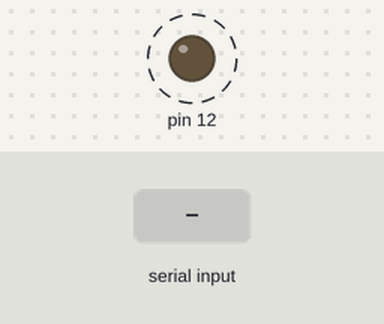
The sketch below on a simulated Arduino Uno, built with avr-gcc and run on an emulated ATmega328P. On the bench: output pins drawn as LEDs (lit = HIGH). Dashed ring = blinking. Inputs (shaded band) come from the test bench. What the sketch prints to the serial monitor is not drawn.

Above: at 1.2 s.
1.3 s: "md,1\n" received over Serial
4.3 s: "dw,1\n" received over Serial
7.3 s: "dr,150\n" received over Serial
Timing chart, 0 to 16.3 s (numbered marks = the images above; inputs shaded):
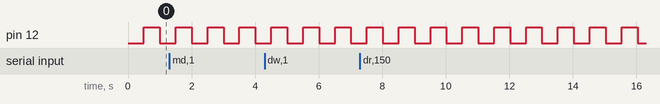

The sketch:

Komandir.ino
```cpp
#include "komandir.h"

String buffer;
String tokens[10];
int tokenCount;
COMMAND cmd;
unsigned int lastMillis = 0;

void setup() {
  Serial.begin(9600);
  pinMode(12, OUTPUT);
}

//  /{cmd}/{pin}/{values}
//  /mr/8/i
// ["", "mr", "tt", "i"]
byte b = 1;

void loop() {
  // put your main code here, to run repeatedly:
  // /md/8/i
  // /m/

  if (millis() - lastMillis > 500){
    lastMillis = millis();
    digitalWrite(12, b);
    b = !b;
  }

  writeVar(0, String(millis()));
  writeVar(1, String(b));


  buffer = checkForToken("^\n");
  if(buffer != "")
  {
    Serial.print("String size: ");
    Serial.println(buffer.length());
    Serial.println(buffer);
    // ["", "mr", "8", "i"]
    tokenCount = splitString(tokens, 10, buffer, '/');
    Serial.print("Token count: ");
    Serial.println(tokenCount);
    for (int i = 0; i < tokenCount; i++)
    {
      Serial.println(tokens[i]);
    }

    cmd = parseTokens(tokens, tokenCount);
    Serial.print("Is valid: ");
    Serial.println(cmd.isValid);
    processCommand(cmd);
  }

}
```

komandir.cpp
```cpp
#include <Arduino.h>
#include "komandir.h"

const int VAR_COUNT = 10;
String variables[VAR_COUNT];
String result = "";


String checkForToken(String terminators)
{
  char var;

  if(Serial.available())
  {
    var = Serial.read();
    if(terminators.indexOf(var) == -1)
    {
      result += var;
    }
    else{
      String tmp = result;
      result = "";
      return tmp;
    }
  }

  return "";
}

int splitString(String * strArray, int size, String str, char terminator = '/')
{
  int delimPos= -1;
  int lastDelimPos = 0;
  String token;
  int index = 0;

  do {
    delimPos = str.indexOf(terminator, delimPos+1);
    token = str.substring(lastDelimPos, delimPos);
    lastDelimPos = delimPos + 1;
    strArray[index++] = token;
  } while(delimPos != -1);

  return index;
}

COMMAND_TYPE cmdToEnum(String command){
  COMMAND_TYPE ct = { WRONG };

  if (command == "md") {
    ct = MD;
  } else if (command == "dw") {
    ct = DW;
  } else if (command == "dr") {
    ct = DR;
  }
  else if (command == "rv") {
    ct = RV;
  }
  else if (command == "wv") {
  ct = WV;
  };

  return ct;
}

void processCommand(COMMAND cmd)
{
  switch(cmd.command){
    case MD: {
        Serial.println("pinMode");
        pinMode(cmd.pin, cmd.arguments == "i" ? INPUT : OUTPUT);
      }; break;
    case DW: {
        Serial.println("digitalWrite");
        Serial.println(cmd.arguments);
        digitalWrite(cmd.pin, cmd.arguments == "l" ? LOW : HIGH);
      }; break;
    case DR: {
        Serial.println("digitalRead");
        int value = digitalRead(cmd.pin);
        Serial.println(value);
      }; break;
    case RV: {
        Serial.println("Read variable: ");
        Serial.println(variables[cmd.pin]);
      }; break;
    case WV: {
        Serial.print("Write variable (");
        Serial.print(cmd.pin);
        Serial.print(", ");
        Serial.print(cmd.arguments);
        Serial.println("): ");
        variables[cmd.pin] = cmd.arguments;
      }; break;
  }
}

COMMAND parseTokens(String* tokens, int size)
{
    COMMAND cmd;
    cmd.isValid = false;

    if (size > 2 && (tokens[1] == "md" || tokens[1] == "dr" || tokens[1] == "dw" || tokens[1] == "rv" || tokens[1] == "wv"))
    {

        cmd.command = cmdToEnum(tokens[1]);
        cmd.pin = tokens[2].toInt();
        if(cmd.pin >= 0)
        {
          if(tokens[1] == "md" && size == 4)
          {
            if(tokens[3] == "i" || tokens[3] == "o")
            {
              cmd.arguments = tokens[3];
              cmd.isValid = true;
            }

          }
          else if(tokens[1] == "dw" && size == 4 && (tokens[3] == "h" || tokens[3] == "l"))
          {
              cmd.arguments = tokens[3];
              cmd.isValid = true;
          } else if(tokens[1] == "dr" && size == 3) {
            cmd.isValid = true;
          }
          else if(tokens[1] == "rv"  && size == 3)
          {
            cmd.isValid = true;
          } else if (tokens[1] == "wv" && size == 4) {
            cmd.arguments = tokens[3];
            cmd.isValid = true;
          }

        }
    }

    return cmd;
}

bool writeVar(int index, String value)
{
  if(index < VAR_COUNT)
  {
    variables[index] = value;
    return true;
  }
  return false;
}

String readVar(int index)
{
  if(index < VAR_COUNT)
  {
    return variables[index];
  }
  return "";
}
```

komandir.h
```cpp
enum COMMAND_TYPE {
  WRONG,
  MD,
  DW,
  DR,
  RV,
  WV
};

struct COMMAND {
  bool isValid;
  COMMAND_TYPE command;
  int pin;
  String arguments;
};

String checkForToken(String terminators);
int splitString(String *, int, String, char);
COMMAND_TYPE cmdToEnum(String);
void processCommand(COMMAND);
COMMAND parseTokens(String*, int);
bool writeVar(int, String);
String readVar(int);
```

Measured:
- by itself, pin 12: alternates HIGH for 0.50 s and LOW for 0.50 s
